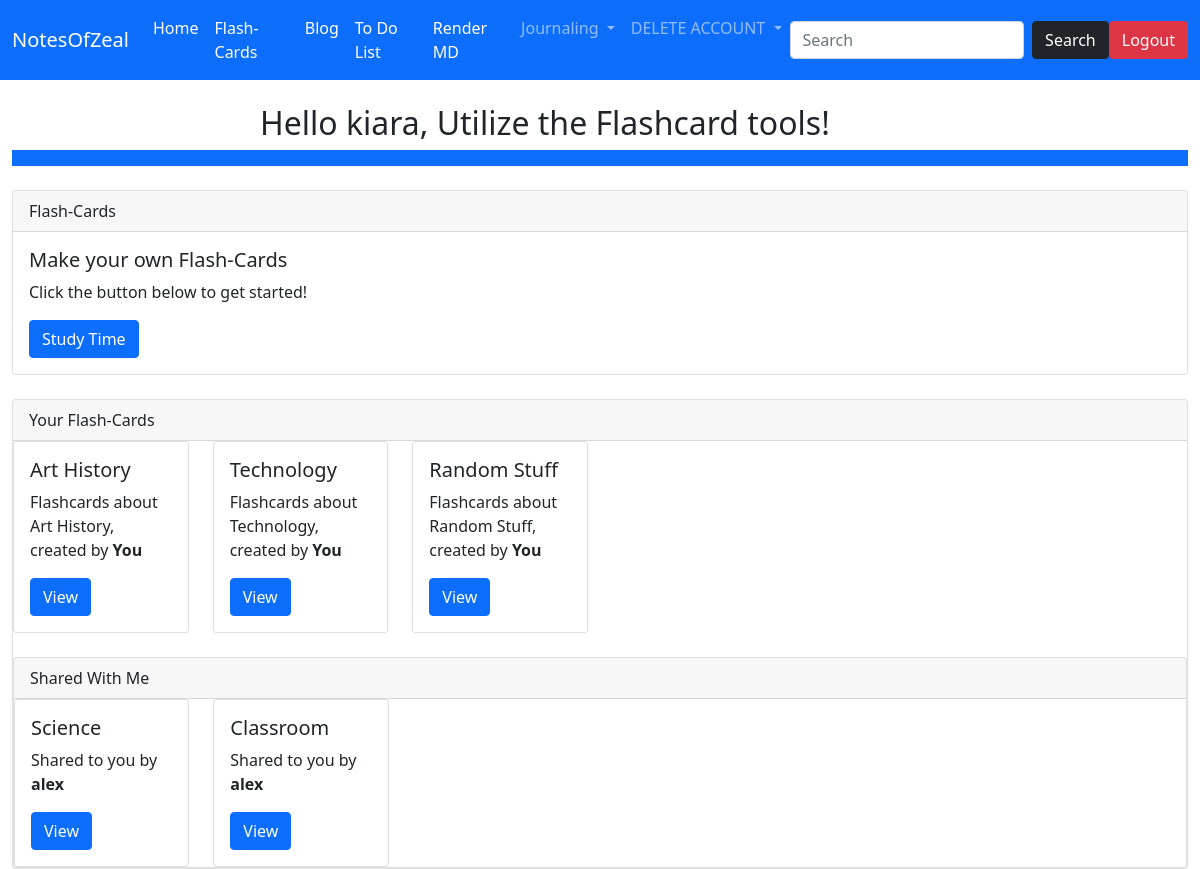
The page /flashboard (signed in) on the database its author committed.
### website/models.py (models this page shows)
class User(UserMixin, db.Model):
    id = db.Column(db.Integer, primary_key = True)
    username = db.Column(db.String(30), unique = True)
    email = db.Column(db.String(50), unique = True)
    password = db.Column(db.String(80))

class Flashcard(UserMixin, db.Model):
    id = db.Column(db.Integer, primary_key = True)
    owner = db.Column(db.String(64))
    fctitle = db.Column(db.String(64))
    fcterm =  db.Column(db.String(64))
    fcdesc = db.Column(db.String(5000))
    fcurl = db.Column(db.Integer)

class Sharing(UserMixin, db.Model):
    id = db.Column(db.Integer, primary_key = True)
    owner = db.Column(db.String(64))
    title = db.Column(db.String(64))
    cardnumber = db.Column(db.Integer)
    sharedwith = db.Column(db.String(64))

### website/routes.py (the view)
@myobj.route("/flashboard")
@login_required
def flashboard():
    displaylist.clear()
    flashcardurl = uniqueurl()
    url = f'/makeflashcards/{flashcardurl}'
    thelist = listofurls() #list of user's own flash cards for rendering
    sharedlist = sharedFlashCardslist() # list of flashcards shared with user for rendering
    return render_template('flashboard.html', url = url, thelist = thelist, sharedlist = sharedlist)

### website/forms.py
class SearchForm(FlaskForm):
    searched = StringField("Searched", validators = [DataRequired()])
    submit = SubmitField("Submit")

### website/models.py (called while the page is built)
@logging.user_loader
def load_user(user_id):
    return User.query.get(int(user_id))

### website/routes.py (called while the page is built)
@myobj.context_processor
def base():
    form = SearchForm()
    return dict(form=form)

def fourdigitcombo():
    return (1000 * randint(0,9)) + (100 *randint(0,9)) +  (10 * randint(0,9)) + randint(0,9)

def inthedatabase(num):
    return  db.session.query(db.exists().where(Flashcard.fcurl == num)).scalar()

def uniqueurl():
    finalnum = fourdigitcombo()
    while(inthedatabase(finalnum)):
        finalnum = fourdigitcombo()
    return finalnum

def listofurls():
    templist = []
    flashcards = Flashcard.query.filter_by(owner = current_user.username).all()
    for flashcard in flashcards:
        templist.append({'url': flashcard.fcurl, 'title':flashcard.fctitle})
    noduplicates = []
    for items in templist:
        if items not in noduplicates:
            noduplicates.append(items)
    return noduplicates

def sharedFlashCardslist():
    templist = []
    flashcards = Sharing.query.filter_by(sharedwith = current_user.username.lower()).all()
    for flashcard in flashcards:
        templist.append({'url': flashcard.cardnumber, 'title':flashcard.title, 'owner':flashcard.owner})
    return templist

### website/templates/flashboard.html
{% extends 'base.html' %}
{% block content %}
<div class="bg-body rounded mx-auto" style="width: 680px;">
    <h2>Hello {{ current_user.username }}, Utilize the Flashcard tools!</h2>
</div>
<nav class="navbar navbar-expand-lg navbar-dark bg-primary"></nav>
<br>
<div class="card">
    <div class="card-header">
      Flash-Cards
    </div>
    <div class="card-body">
      <h5 class="card-title">Make your own Flash-Cards</h5>
      <p class="card-text">Click the button below to get started!</p>
      <a href="{{ url }}" class="btn btn-primary">Study Time</a>
    </div>
</div>
<br/>
<div class="card">
    <div class="card-header">
      Your Flash-Cards
    </div>
<div class="row">
    {% for items in thelist %}
    <div class="col-sm-2">
        <div class="card">
          <div class="card-body">
            <h5 class="card-title">{{ items.title }}</h5>
            <p class="card-text">Flashcards about {{ items.title }}, created by <b>You</b></p>
            <a href="/renderfc/{{ items.url }}" class="btn btn-primary">View</a>
          </div>
        </div>
      </div>
    {% endfor %}
</div>
<br>
<div class="card">
    <div class="card-header">
      Shared With Me
    </div>
<div class="row">
    {% for items in sharedlist %}
    <div class="col-sm-2">
        <div class="card">
          <div class="card-body">
            <h5 class="card-title">{{ items.title }}</h5>
            <p class="card-text">Shared to you by <b>{{ items.owner }}</b></p>
            <a href="/renderfc/{{ items.url }}" class="btn btn-primary">View</a>
          </div>
        </div>
      </div>
    {% endfor %}
</div>
{% endblock %}

### rows shown on the page
User: username "kiara"
Flashcard: title "Art History"
Flashcard: title "Technology"
Flashcard: title "Random Stuff"
Sharing: title "Science", owner "alex"
Sharing: title "Classroom", owner "alex"
